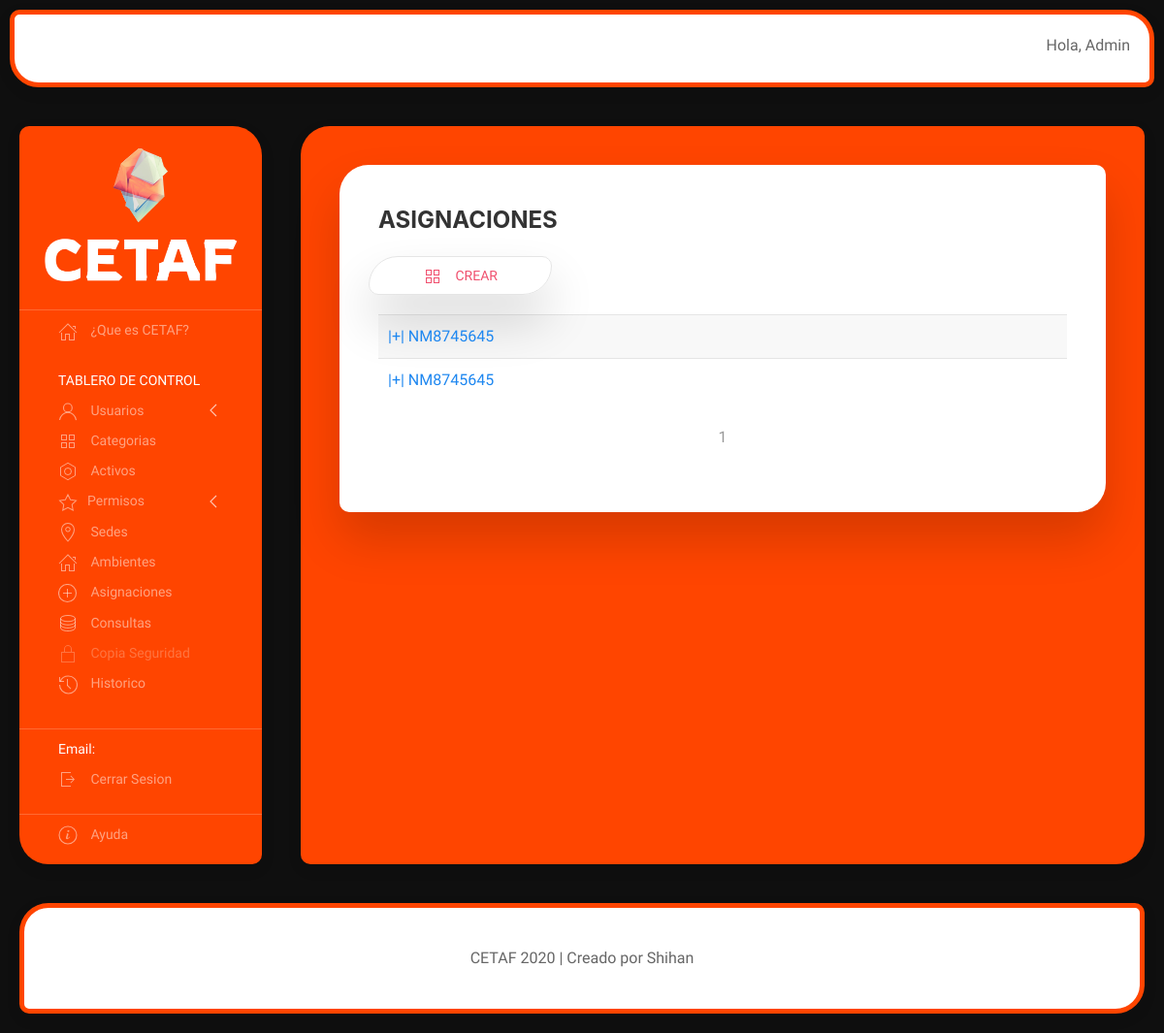
The page /asignaciones/ (signed in) on the database its author committed.
### cetaf/models.py (models this page shows, shortened)
class Asignacion(models.Model):
    nombre_activo = models.OneToOneField(Activo, on_delete=models.CASCADE)
    persona_responsable = models.CharField(max_length=50)
    sede_asignada = models.ForeignKey(Sede, on_delete=models.CASCADE)
    ambiente_asignado = models.ForeignKey(Ambiente, on_delete=models.CASCADE)
    fecha_inicio = models.DateField()
    fecha_fin = models.DateField()
    descripcion = models.TextField()
    class Meta:
        permissions = [
            ("view_consulta", "Ver consultas"),
            ("add_consulta", "Agregar consultas"),
            ("change_consulta", "Editar consultas"),
            ("delete_consulta", "Eliminar consultas"),
        ]

class Activo(models.Model):
    nombre = models.CharField(max_length=50)
    categoria = models.ForeignKey(Categoria, on_delete=models.CASCADE)
    num_serie = models.CharField(max_length=50)
    fecha_compra = models.DateField()
    cobertura_seguro = models.CharField(max_length=200)
    valor_compra = models.IntegerField(default=0)
    garantia = models.CharField(max_length=200)
    fecha_puesto_servicio = models.DateField()
    descripcion = models.TextField()
    vida_util = models.FloatField(default=0)
    valor_residual = models.IntegerField(default=0)

### cetaf/views.py (the view)
# urls.py: path('asignaciones/', lts_asignacion.as_view(), name='lts_asignacion'),
@method_decorator(decoradores, name='dispatch')
class lts_asignacion(ListView):
    model = Asignacion
    template_name = 'asignaciones/index.html'
    paginate_by = 10
    def dispatch(self, request, *args, **kwargs):
        return super().dispatch(request, *args, **kwargs)

### cetaf/templates/asignaciones/index.html (shortened to what this page needs)
{% extends "home/index.html" %}
{% load static %}
{% block contenido %}
<div class="uk-card uk-card-default uk-card-body uk-align-center uk-box-shadow-xlarge uk-margin-small" style="border-radius: 30px 10px;">
    <h3 class="uk-card-title uk-text-bold">ASIGNACIONES</h3>
    {% block contenido_asignacion %}
        <ul class="uk-nav-default uk-nav-parent-icon" uk-nav>
            <li class="uk-button uk-button-default uk-button-small uk-box-shadow-xlarge" style="border-radius: 30px 10px; margin-left: 30px"><a class="uk-text-danger" href="{% url 'crear_asignacion' %}"><span class="uk-margin-small-right" uk-icon="icon: thumbnails"></span> Crear</a></li>
        </ul>
        <ul class="uk-list uk-list-striped">
            {% for asignacion in page_obj %}
                <li><a href="{% url 'detalle_asignacion' asignacion.id %}" uk-toggle>|+| {{asignacion.nombre_activo.num_serie}}</a></li>
            {% endfor %}
        </ul>
        <div>
            <span>
                <ul class="uk-pagination uk-link-heading uk-flex-center" uk-margin>
                    {% for i in paginator.page_range %}
                        {% if page_obj.number == i %}
                            <li><span>{{ i }}</span></li>
                        {% else %}
                            <li><a href="?page={{ i }}">{{ i }}</a></li>
                        {% endif %}
                    {% endfor %}
                        </ul>
            </span>
        </div>
    {% endblock contenido_asignacion %}
</div>
{% endblock %}

### cetaf/templates/home/index.html (shortened to what this page needs)
<!doctype html>
{% load static %}
<html lang="es">
    <head>
        <link rel="stylesheet" href="{% static 'contenido/uikit/uikit.min.css' %}">
        <link rel="stylesheet" href="{% static 'contenido/estilo.css' %}">
    </head>
    <body>
        <div uk-grid>
            <div class="uk-width-expand@m">
                <div class="uk-card uk-card-default uk-card-body barra-superior">
                    <span class="uk-float-right">
                        Hola,
                        {{user.username}}
                    </span>
                </div>
            </div>
        </div>
        <div uk-grid>
            <div class="uk-visible@m">
                <div class="uk-card uk-card-default uk-card-body menu-lateral uk-light">
                    <ul class="uk-nav-default uk-nav-parent-icon" uk-nav>
                        <div class="uk-text-center">
                            <a href="{% url 'index' %}"><img src="{% static 'contenido/imagenes/logo_6.png' %}" alt="avatar" width="250px"></a>
                        </div>
                        <li class="uk-nav-divider"></li>
                        <li><a href="{% url 'acercade' %}"><span class="uk-margin-small-right" uk-icon="icon: home"></span> ¿Que es CETAF?</a></li>
                        <li class="uk-nav-header" style="margin-top:20px">TABLERO DE CONTROL</li>
                        <li class="uk-parent">
                            <a href="{% url 'crear_usuarios' %}" class=""><span class="uk-margin-small-right" uk-icon="icon: user"></span> Usuarios</a>
                        </li>
                        <li><a href="{% url 'lts_categoria' %}"><span class="uk-margin-small-right" uk-icon="icon: thumbnails"></span> Categorias</a></li>
                        <li><a href="{% url 'lts_activo' %}"><span class="uk-margin-small-right" uk-icon="icon: nut"></span> Activos</a></li>
                        <li class="uk-parent">
                            <a href="{% url 'lts_usuarios' %}" class=""><span class="uk-margin-small-right" uk-icon="icon: star"></span>Permisos</a>
                        </li>
                        <li><a href="{% url 'lts_sedes' %}"><span class="uk-margin-small-right" uk-icon="icon: location"></span> Sedes</a></li>
                        <li><a href="{% url 'lts_ambiente' %}"><span class="uk-margin-small-right" uk-icon="icon: home"></span> Ambientes</a></li>
                        <li><a href="{% url 'lts_asignacion' %}"><span class="uk-margin-small-right" uk-icon="icon: plus-circle"></span> Asignaciones</a></li>
                        <li><a href="{% url 'lts_consulta' %}" ><span class="uk-margin-small-right" uk-icon="icon: database"></span> Consultas</a></li>
                        <li><a href="#" class="deshabilitar"><span class="uk-margin-small-right" uk-icon="icon: lock"></span> Copia Seguridad</a></li>
                        <li><a href="{% url 'historial' %}"><span class="uk-margin-small-right" uk-icon="icon: history"></span> Historico</a></li>
                        <li class="uk-nav-divider" style="margin-top:30px"></li>
                        <li class="uk-active"><a><span>Email:</span></a></li>
                        {% if user.is_authenticated %}
                          <li><a href="{% url 'logout' %}"><span class="uk-margin-small-right" uk-icon="icon: sign-out"></span> Cerrar Sesion</a></li>
                        {% else %}
                          <li><a href="{% url 'login' %}"><span class="uk-margin-small-right" uk-icon="icon: sign-in"></span> Iniciar Sesion</a></li>
                        {% endif %}
                        <li class="uk-nav-divider" style="margin-top:20px"></li>
                        <li><a href="{% url 'ayuda' %}"><span class="uk-margin-small-right" uk-icon="icon: info"></span> Ayuda</a></li>
                  </ul>
                </div>
            </div>
            <div class="uk-width-expand@m">
                <div class="uk-card uk-card-default uk-card-body contenido-central">
                    {% block contenido %}{% endblock %}
                </div>
            </div>
        </div>
        <div uk-grid>
            <div class="uk-width-expand@m" style="margin-bottom: 20px">
                <div class="uk-card uk-card-default uk-card-body firma" style="text-align:center;">
                    <span>CETAF 2020 | Creado por Shihan</span>
                </div>
            </div>
        </div>
    </body>
</html>

### cetaf/templates/home/index.html (style rules this page uses)
html { background: #0f0f0f; background-size: cover; background-attachment: fixed; }
body { font-family: 'Inconsolata', monospace; }
.firma { float: bottom; margin-left: 20px; margin-right: 20px; border-radius: 30px 10px; opacity: 1; border: solid 5px orangered; }
.barra-superior { margin: 10px; padding: 20px; border-radius: 10px 30px; border: solid 5px orangered; height: 80px; }
@media (min-width: 900px) { .contenido-central { border-radius: 30px 10px; margin-right: 20px; margin-bottom: 20px; height: 100%; opacity: 1; background: orangered; } }
@media (min-width: 900px) { .menu-lateral { min-width: 250px; margin-left: 20px; margin-bottom: 20px; border-radius: 10px 30px; height: 100%; opacity: 1; background: orangered; } }
.deshabilitar { color: currentColor; cursor: not-allowed; opacity: 0.5; text-decoration: none; }

### rows shown on the page
Asignacion: nombre_activo.num_serie "NM8745645"
Asignacion: nombre_activo.num_serie "NM8745645"

### other values the page prints
{{ user.username }} "Admin"
{{ i }} "1"
